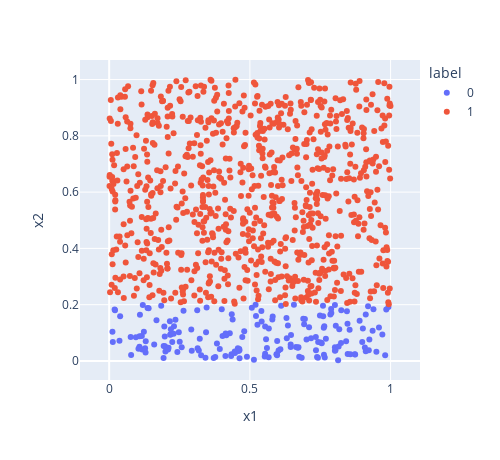

Source (notebook cell):
### Markdown cell above
## 2.6

### Code cell
filepath = 'D1.txt'
data = read_data(filepath)
data['label'] = data['y'].astype(str)

fig = px.scatter(data, x='x1', y='x2', color='label')
fig.update_layout(
    width=500,
    height=460,
    legend_title="label",
)

fig.update_yaxes(scaleanchor = "x", scaleratio = 1)
fig.show()

### Figure 1 — Plotly figure (JSON) as saved in the notebook; plotly's stock layout.template omitted (floating-point values rounded to 4 significant figures; data arrays with more than 128 entries replaced by an {"elided": "..."} marker saying what was removed)
{"data": [{"hovertemplate": "label=0<br>x1=%{x}<br>x2=%{y}<extra></extra>", "legendgroup": "0", "marker": {"color": "#636efa", "symbol": "circle"}, "mode": "markers", "name": "0", "orientation": "v", "showlegend": true, "type": "scatter", "x": {"elided": "175 float values"}, "xaxis": "x", "y": {"elided": "175 float values"}, "yaxis": "y"}, {"hovertemplate": "label=1<br>x1=%{x}<br>x2=%{y}<extra></extra>", "legendgroup": "1", "marker": {"color": "#EF553B", "symbol": "circle"}, "mode": "markers", "name": "1", "orientation": "v", "showlegend": true, "type": "scatter", "x": {"elided": "825 float values"}, "xaxis": "x", "y": {"elided": "825 float values"}, "yaxis": "y"}], "layout": {"height": 460, "legend": {"title": {"text": "label"}, "tracegroupgap": 0}, "margin": {"t": 60}, "width": 500, "xaxis": {"anchor": "y", "domain": [0, 1], "title": {"text": "x1"}}, "yaxis": {"anchor": "x", "domain": [0, 1], "scaleanchor": "x", "scaleratio": 1, "title": {"text": "x2"}}}}
